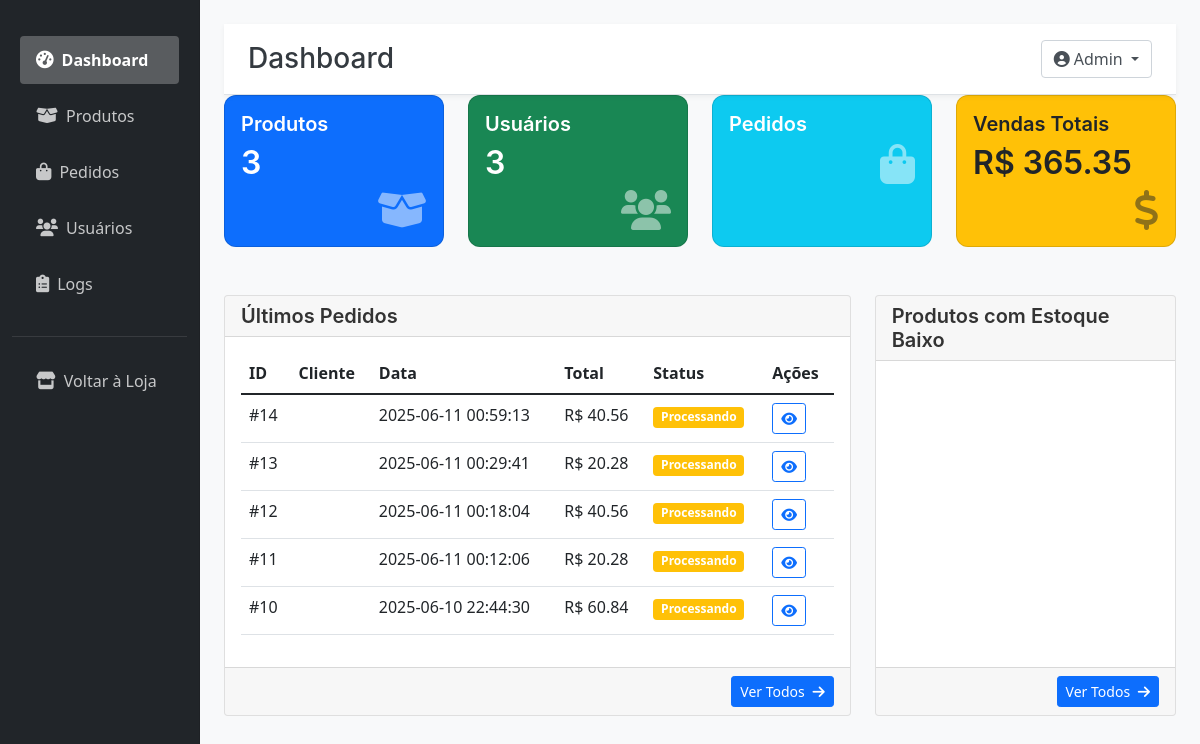
The page /admin/dashboard (signed in) on the database as committed earlier.
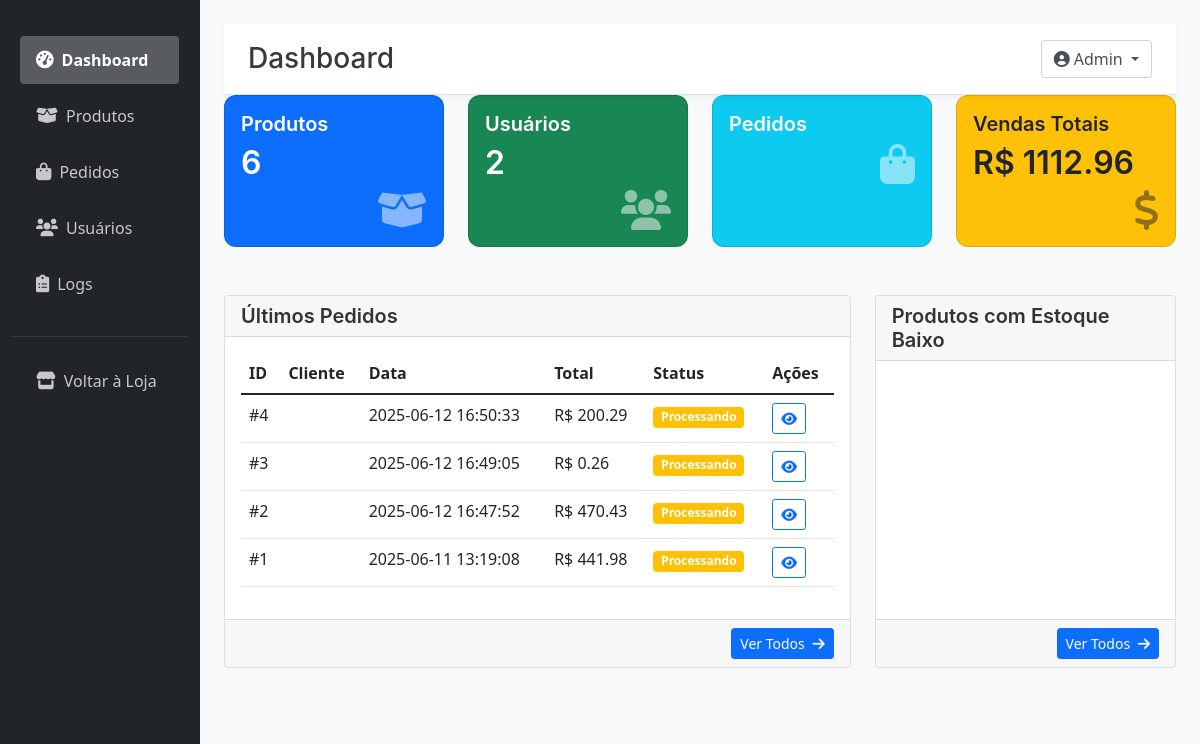
The same page on the database as committed later.
### tables this page shows
CREATE TABLE pedidos (
            id INTEGER PRIMARY KEY AUTOINCREMENT,
            usuario_id INTEGER,
            data TIMESTAMP DEFAULT CURRENT_TIMESTAMP,
            status TEXT DEFAULT 'Pendente',
            total REAL DEFAULT 0.0,
            FOREIGN KEY (usuario_id) REFERENCES usuarios(id)
        );

### app.py (the view)
@app.route('/admin/dashboard')
@admin_required
def admin_dashboard():
    conn = conectar_db()
    cursor = conn.cursor()
    cursor.execute('SELECT COUNT(*) FROM produtos')
    total_produtos = cursor.fetchone()[0]
    cursor.execute('SELECT COUNT(*) FROM usuarios')
    total_usuarios = cursor.fetchone()[0]
    cursor.execute("SELECT COUNT(*) FROM pedidos WHERE DATE(data) = DATE('now', '-3 hours')") # Adjust for Brasil time if necessary
    pedidos_hoje = cursor.fetchone()[0]
    cursor.execute("SELECT COALESCE(SUM(total), 0) FROM pedidos WHERE strftime('%Y-%m', data, '-3 hours') = strftime('%Y-%m', 'now', '-3 hours')")
    vendas_mensais = cursor.fetchone()[0]
    cursor.execute("SELECT COALESCE(SUM(total), 0) FROM pedidos")
    vendas_totais = cursor.fetchone()[0]
    cursor.execute('''
        SELECT p.id, u.nome as cliente, p.data, p.total, p.status
        FROM pedidos p
        JOIN usuarios u ON p.usuario_id = u.id
        ORDER BY p.data DESC
        LIMIT 5
    ''')
    ultimos_pedidos = cursor.fetchall() # Already dict-like
    cursor.execute('SELECT nome, estoque FROM produtos WHERE estoque < 10 ORDER BY estoque ASC LIMIT 5')
    estoque_baixo = cursor.fetchall() # Already dict-like
    conn.close()
    return render_template('admin/dashboard.html',
                         total_produtos=total_produtos,
                         total_usuarios=total_usuarios,
                         pedidos_hoje=pedidos_hoje,
                         vendas_mensais=vendas_mensais,
                         vendas_totais=vendas_totais,
                         ultimos_pedidos=ultimos_pedidos,
                         estoque_baixo=estoque_baixo)

### app.py (called while the page is built)
def conectar_db():
    conn = sqlite3.connect(DB_NAME)
    conn.row_factory = sqlite3.Row # Allows accessing columns by name
    return conn

def contar_itens_carrinho_db(usuario_id):
    conn = conectar_db()
    cursor = conn.cursor()
    cursor.execute('''
    SELECT COALESCE(SUM(quantidade), 0)
    FROM carrinho
    WHERE usuario_id = ?
    ''', (usuario_id,))
    total_itens = cursor.fetchone()[0]
    conn.close()
    return total_itens

@app.context_processor
def inject_carrinho():
    total_itens = 0
    if 'usuario_id' in session:
        try:
            total_itens = contar_itens_carrinho_db(session['usuario_id'])
        except Exception as e:
            print(f"Erro no context processor ao contar itens do carrinho (DB): {e}")
            total_itens = 0
    return {'total_itens': total_itens}

def admin_required(f):
    @wraps(f)
    def decorated_function(*args, **kwargs):
        if 'usuario_id' not in session or not session.get('is_admin', False):
            flash('Acesso restrito a administradores', 'danger')
            return redirect(url_for('login'))
        return f(*args, **kwargs)
    return decorated_function

### templates/admin/dashboard.html (shortened to what the changed rows need)
{% extends "admin/base.html" %}
{% block page_title %}Dashboard{% endblock %}
{% block content %}
<div class="row mb-4">
    <div class="col-md-3 mb-4">
        <div class="card stat-card bg-primary text-white h-100">
            <div class="card-body">
                <h5 class="card-title">Produtos</h5>
                <h2 class="card-text">{{ total_produtos }}</h2>
                <i class="fas fa-box-open float-end fs-1 opacity-50"></i>
            </div>
        </div>
    </div>
    <div class="col-md-3 mb-4">
        <div class="card stat-card bg-success text-white h-100">
            <div class="card-body">
                <h5 class="card-title">Usuários</h5>
                <h2 class="card-text">{{ total_usuarios }}</h2>
                <i class="fas fa-users float-end fs-1 opacity-50"></i>
            </div>
        </div>
    </div>
    <div class="col-md-3 mb-4">
        <div class="card stat-card bg-warning text-dark h-100">
            <div class="card-body">
                <h5 class="card-title">Vendas Totais</h5>
                <h2 class="card-text">R$ {{ "%.2f"|format(vendas_totais) }}</h2>
                <i class="fas fa-dollar-sign float-end fs-1 opacity-50"></i>
            </div>
        </div>
    </div>
</div>
<div class="row">
    <div class="col-md-8 mb-4">
        <div class="card h-100">
            <div class="card-body">
                <div class="table-responsive">
                    <table class="table table-hover">
                        <thead>
                            <tr>
                                <th>ID</th>
                                <th>Cliente</th>
                                <th>Data</th>
                                <th>Total</th>
                                <th>Status</th>
                                <th>Ações</th>
                            </tr>
                        </thead>
                        <tbody>
                            {% for pedido in ultimos_pedidos %}
                            <tr>
                                <td>#{{ pedido['id'] }}</td>
                                <td>{{ pedido['nome'] }}</td>
                                <td>{{ pedido['data'] }}</td>
                                <td>R$ {{ "%.2f"|format(pedido['total']) }}</td>
                                <td>
                                    <span class="badge bg-{{ 'success' if pedido['status'] == 'Entregue' else 'warning' }}">
                                        {{ pedido['status'] }}
                                    </span>
                                </td>
                                <td>
                                    <a href="{{ url_for('detalhes_pedido', id=pedido['id']) }}"
                                       class="btn btn-sm btn-outline-primary">
                                        <i class="fas fa-eye"></i>
                                    </a>
                                </td>
                            </tr>
                            {% endfor %}
                        </tbody>
                    </table>
                </div>
            </div>
        </div>
    </div>
</div>
{% endblock %}

Rows that differ between the two databases and show on the page:
removed pedidos: id "14", data "2025-06-11 00:59:13", total "40.56", status "Processando"
removed pedidos: id "13", data "2025-06-11 00:29:41", total "20.28", status "Processando"
removed pedidos: id "12", data "2025-06-11 00:18:04", total "40.56", status "Processando"
removed pedidos: id "11", data "2025-06-11 00:12:06", total "20.28", status "Processando"
removed pedidos: id "10", data "2025-06-10 22:44:30", total "60.84", status "Processando"
now on this page (row edited): pedidos: id "4", data "2025-06-12 16:50:33", total "200.29", status "Processando"
now on this page (row edited): pedidos: id "3", data "2025-06-12 16:49:05", total "0.26", status "Processando"
now on this page (row edited): pedidos: id "2", data "2025-06-12 16:47:52", total "470.43", status "Processando"
now on this page (row edited): pedidos: id "1", data "2025-06-11 13:19:08", total "441.98", status "Processando"
Other text that changed with them:
{{ total_produtos }}: "3" → "6"
{{ total_usuarios }}: "3" → "2"
{{ "%.2f"|format(vendas_totais) }}: "365.35" → "1112.96"
